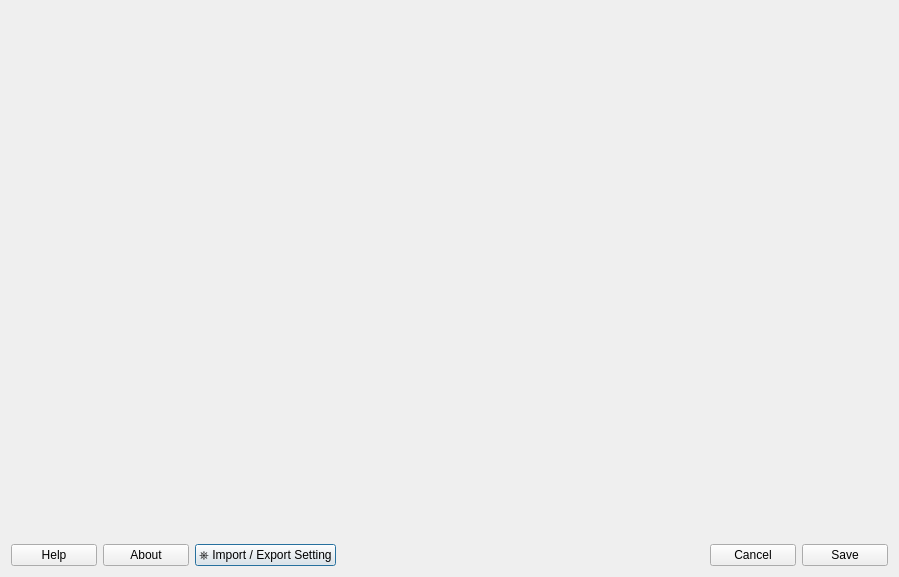
<?xml version="1.0" encoding="UTF-8"?>
<ui version="4.0">
 <author>Henrik Giesel</author>
 <class>TWConfig</class>
 <widget class="QDialog" name="TWConfig">
  <property name="geometry">
   <rect>
    <x>0</x>
    <y>0</y>
    <width>899</width>
    <height>577</height>
   </rect>
  </property>
  <property name="windowTitle">
   <string>Wrap Manager Settings</string>
  </property>
  <layout class="QGridLayout" name="gridLayout">
   <item row="1" column="0" colspan="9">
    <widget class="TWWrapTab" name="configWidget" native="true"/>
   </item>
   <item row="2" column="0">
    <widget class="QPushButton" name="helpButton">
     <property name="text">
      <string>Help</string>
     </property>
     <property name="autoDefault">
      <bool>false</bool>
     </property>
    </widget>
   </item>
   <item row="2" column="3" colspan="4">
    <spacer name="horizontalSpacer">
     <property name="orientation">
      <enum>Qt::Horizontal</enum>
     </property>
     <property name="sizeHint" stdset="0">
      <size>
       <width>40</width>
       <height>20</height>
      </size>
     </property>
    </spacer>
   </item>
   <item row="2" column="7">
    <widget class="QPushButton" name="cancelButton">
     <property name="text">
      <string>Cancel</string>
     </property>
     <property name="autoDefault">
      <bool>false</bool>
     </property>
    </widget>
   </item>
   <item row="2" column="1">
    <widget class="QPushButton" name="aboutButton">
     <property name="text">
      <string>About</string>
     </property>
     <property name="autoDefault">
      <bool>false</bool>
     </property>
    </widget>
   </item>
   <item row="2" column="8">
    <widget class="QPushButton" name="saveButton">
     <property name="text">
      <string>Save</string>
     </property>
     <property name="autoDefault">
      <bool>false</bool>
     </property>
    </widget>
   </item>
   <item row="2" column="2">
    <widget class="QPushButton" name="importButton">
     <property name="text">
      <string>⎈ Import / Export Setting</string>
     </property>
    </widget>
   </item>
  </layout>
 </widget>
 <customwidgets>
  <customwidget>
   <class>TWWrapTab</class>
   <extends>QWidget</extends>
   <header>anki_text_wrapper/src/gui_config/custom/tw_wrap_tab</header>
   <container>1</container>
  </customwidget>
 </customwidgets>
 <resources/>
 <connections/>
</ui>
